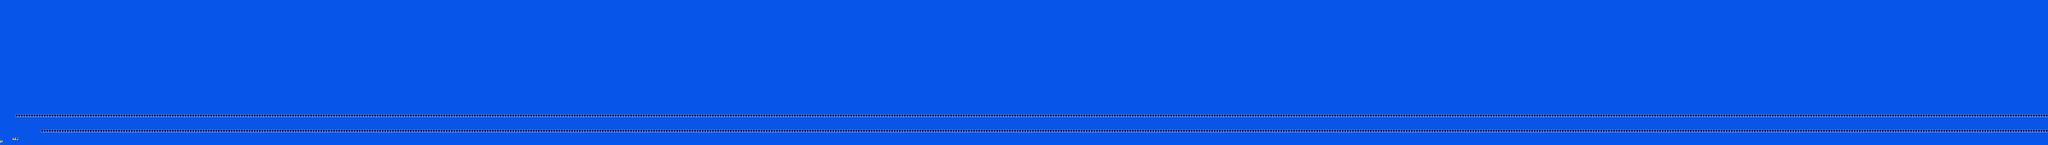

A level layout from a 2D game, rendered from its tile map. Below: a short description, then the map file with tile-grid data replaced by summaries:
An orthogonal 800x57 tile map with 16x16 px tiles, 2 tile layers (SP, ...), 3 tilesets.

<map version="1.10" tiledversion="1.10.1" orientation="orthogonal" renderorder="right-down" width="800" height="57" tilewidth="16" tileheight="16" infinite="0" nextlayerid="3" nextobjectid="1">
 <editorsettings>
  <chunksize width="16" height="27" />
  <export target="test4.csv" format="csv" />
 </editorsettings>
 <tileset firstgid="1" name="famidash" tilewidth="16" tileheight="16" tilecount="256" columns="16">
  <image source="../../../GRAPHICS/famidash.bmp" width="256" height="256" />
 </tileset>
 <tileset firstgid="257" name="sprites" tilewidth="16" tileheight="16" tilecount="256" columns="16">
  <image source="../../../GRAPHICS/sprites.png" width="256" height="256" />
 </tileset>
 <tileset firstgid="513" name="sprites" tilewidth="16" tileheight="16" tilecount="256" columns="16">
  <image source="../../../GRAPHICS/sprites.png" width="256" height="256" />
 </tileset>
 <layer id="1" width="800" height="57">
  <data>[45600 cells, 45600 non-empty, 2 distinct tile ids]</data>
 </layer>
 <layer id="2" name="SP" width="800" height="57">
  <data>[45600 cells, 3 non-empty, 3 distinct tile ids]</data>
 </layer>
</map>
